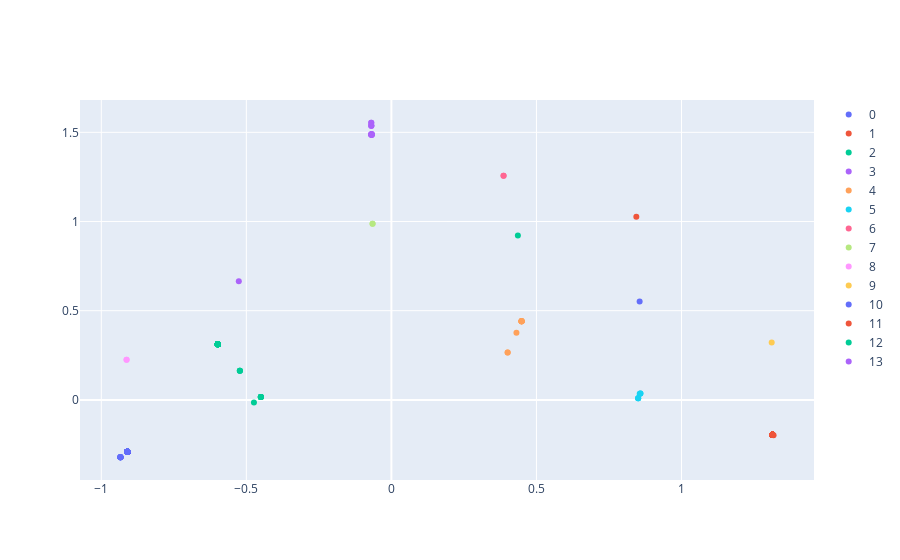

The notebook cell this image was saved under:
### Code cell
fig= [go.Scatter(
    x= featl[g,0],
    y= featl[g,1],
    text= [''.join(np.array(nwind[x],dtype= str)) for x in g],
    mode= 'markers',
    name= str(i)
) for i,g in label_select.items()]

figm= [go.Scatter(
    x= [np.median(featl,axis= 0)[0]],
    y= [np.median(featl,axis= 0)[1]],
    mode= 'markers',
    name= 'centre'
)]

#fig.extend(figm)

layout= go.Layout()

Figure= go.Figure(data= fig,layout= layout)
iplot(Figure)
